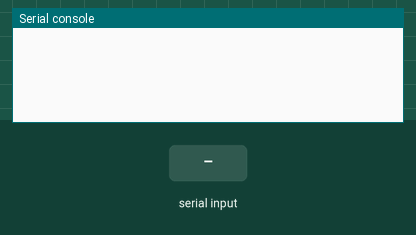
This program was run on a simulated Raspberry Pi Pico running MicroPython. Shown: the last lines printed to the serial console. Inputs (shaded band) come from the test bench.

Above: at 1.2 s.
1.3 s: "A" typed at the serial console, then Enter
At 2.5 s:
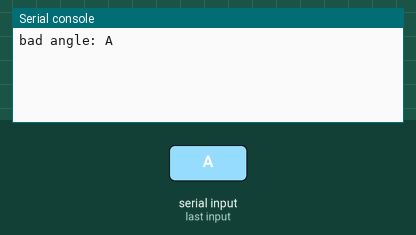
2.8 s: "B" typed at the serial console, then Enter
At 3.8 s:
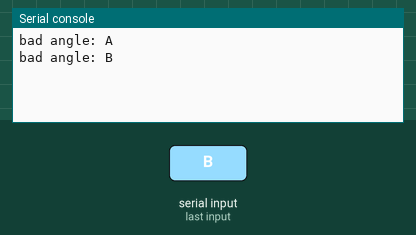
4.3 s: "5" typed at the serial console, then Enter
At 5.0 s:
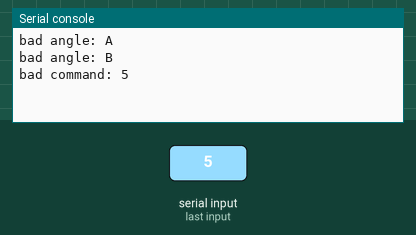

The program:

main.py
```python
import sys

from machine import PWM, Pin

# a = index + middle, b = ring + pinky
SERVOS = {"A": PWM(Pin(14)), "B": PWM(Pin(15))}
for s in SERVOS.values():
    s.freq(50)


def go(name: str, deg: float):
    deg = max(0, min(180, deg))
    SERVOS[name].duty_ns(int(500_000 + deg / 180 * 2_000_000))


# lines like "A95 B10"
line = ""
while True:
    c = sys.stdin.read(1)
    if c != "\n":
        line += c
        continue
    for part in line.split():
        if part[:1] in SERVOS:
            try:
                go(part[0], float(part[1:]))
            except ValueError:
                print("bad angle:", part)
        else:
            print("bad command:", part)
    line = ""
```

Measured:
- after the input at 1.3 s, the serial console: prints a new line at once (image 1)
- after the input at 2.8 s, the serial console: prints a new line at once (image 2)
- after the input at 4.3 s, the serial console: prints a new line at once (image 3)
